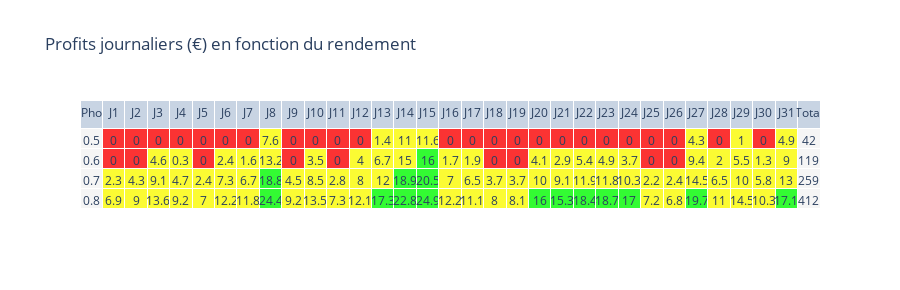

Write notebook code for a chart like this one.
### Code cell
visualize_profit(df,pho=[0.5,0.6,0.7,0.8])

### Figure 1 — Plotly figure (JSON) as saved in the notebook; plotly's stock layout.template omitted (floating-point values rounded to 4 significant figures; data arrays with more than 128 entries replaced by an {"elided": "..."} marker saying what was removed)
{"data": [{"cells": {"fill": {"color": ["rgb(245, 245, 245)", ["rgba(250,0, 0, 0.8)", "rgba(250,0, 0, 0.8)", "rgba(250, 250, 0, 0.8)", "rgba(250, 250, 0, 0.8)"], ["rgba(250,0, 0, 0.8)", "rgba(250,0, 0, 0.8)", "rgba(250, 250, 0, 0.8)", "rgba(250, 250, 0, 0.8)"], ["rgba(250,0, 0, 0.8)", "rgba(250, 250, 0, 0.8)", "rgba(250, 250, 0, 0.8)", "rgba(250, 250, 0, 0.8)"], ["rgba(250,0, 0, 0.8)", "rgba(250, 250, 0, 0.8)", "rgba(250, 250, 0, 0.8)", "rgba(250, 250, 0, 0.8)"], ["rgba(250,0, 0, 0.8)", "rgba(250,0, 0, 0.8)", "rgba(250, 250, 0, 0.8)", "rgba(250, 250, 0, 0.8)"], ["rgba(250,0, 0, 0.8)", "rgba(250, 250, 0, 0.8)", "rgba(250, 250, 0, 0.8)", "rgba(250, 250, 0, 0.8)"], ["rgba(250,0, 0, 0.8)", "rgba(250, 250, 0, 0.8)", "rgba(250, 250, 0, 0.8)", "rgba(250, 250, 0, 0.8)"], ["rgba(250, 250, 0, 0.8)", "rgba(250, 250, 0, 0.8)", "rgba(0, 250, 0, 0.8)", "rgba(0, 250, 0, 0.8)"], ["rgba(250,0, 0, 0.8)", "rgba(250,0, 0, 0.8)", "rgba(250, 250, 0, 0.8)", "rgba(250, 250, 0, 0.8)"], ["rgba(250,0, 0, 0.8)", "rgba(250, 250, 0, 0.8)", "rgba(250, 250, 0, 0.8)", "rgba(250, 250, 0, 0.8)"], ["rgba(250,0, 0, 0.8)", "rgba(250,0, 0, 0.8)", "rgba(250, 250, 0, 0.8)", "rgba(250, 250, 0, 0.8)"], ["rgba(250,0, 0, 0.8)", "rgba(250, 250, 0, 0.8)", "rgba(250, 250, 0, 0.8)", "rgba(250, 250, 0, 0.8)"], ["rgba(250, 250, 0, 0.8)", "rgba(250, 250, 0, 0.8)", "rgba(250, 250, 0, 0.8)", "rgba(0, 250, 0, 0.8)"], ["rgba(250, 250, 0, 0.8)", "rgba(250, 250, 0, 0.8)", "rgba(0, 250, 0, 0.8)", "rgba(0, 250, 0, 0.8)"], ["rgba(250, 250, 0, 0.8)", "rgba(0, 250, 0, 0.8)", "rgba(0, 250, 0, 0.8)", "rgba(0, 250, 0, 0.8)"], ["rgba(250,0, 0, 0.8)", "rgba(250, 250, 0, 0.8)", "rgba(250, 250, 0, 0.8)", "rgba(250, 250, 0, 0.8)"], ["rgba(250,0, 0, 0.8)", "rgba(250, 250, 0, 0.8)", "rgba(250, 250, 0, 0.8)", "rgba(250, 250, 0, 0.8)"], ["rgba(250,0, 0, 0.8)", "rgba(250,0, 0, 0.8)", "rgba(250, 250, 0, 0.8)", "rgba(250, 250, 0, 0.8)"], ["rgba(250,0, 0, 0.8)", "rgba(250,0, 0, 0.8)", "rgba(250, 250, 0, 0.8)", "rgba(250, 250, 0, 0.8)"], ["rgba(250,0, 0, 0.8)", "rgba(250, 250, 0, 0.8)", "rgba(250, 250, 0, 0.8)", "rgba(0, 250, 0, 0.8)"], ["rgba(250,0, 0, 0.8)", "rgba(250, 250, 0, 0.8)", "rgba(250, 250, 0, 0.8)", "rgba(0, 250, 0, 0.8)"], ["rgba(250,0, 0, 0.8)", "rgba(250, 250, 0, 0.8)", "rgba(250, 250, 0, 0.8)", "rgba(0, 250, 0, 0.8)"], ["rgba(250,0, 0, 0.8)", "rgba(250, 250, 0, 0.8)", "rgba(250, 250, 0, 0.8)", "rgba(0, 250, 0, 0.8)"], ["rgba(250,0, 0, 0.8)", "rgba(250, 250, 0, 0.8)", "rgba(250, 250, 0, 0.8)", "rgba(0, 250, 0, 0.8)"], ["rgba(250,0, 0, 0.8)", "rgba(250,0, 0, 0.8)", "rgba(250, 250, 0, 0.8)", "rgba(250, 250, 0, 0.8)"], ["rgba(250,0, 0, 0.8)", "rgba(250,0, 0, 0.8)", "rgba(250, 250, 0, 0.8)", "rgba(250, 250, 0, 0.8)"], ["rgba(250, 250, 0, 0.8)", "rgba(250, 250, 0, 0.8)", "rgba(250, 250, 0, 0.8)", "rgba(0, 250, 0, 0.8)"], ["rgba(250,0, 0, 0.8)", "rgba(250, 250, 0, 0.8)", "rgba(250, 250, 0, 0.8)", "rgba(250, 250, 0, 0.8)"], ["rgba(250, 250, 0, 0.8)", "rgba(250, 250, 0, 0.8)", "rgba(250, 250, 0, 0.8)", "rgba(250, 250, 0, 0.8)"], ["rgba(250,0, 0, 0.8)", "rgba(250, 250, 0, 0.8)", "rgba(250, 250, 0, 0.8)", "rgba(250, 250, 0, 0.8)"], ["rgba(250, 250, 0, 0.8)", "rgba(250, 250, 0, 0.8)", "rgba(250, 250, 0, 0.8)", "rgba(0, 250, 0, 0.8)"], "rgb(245, 245, 245)"]}, "values": {"elided": "33x4 float values"}}, "header": {"values": ["Pho", "J1", "J2", "J3", "J4", "J5", "J6", "J7", "J8", "J9", "J10", "J11", "J12", "J13", "J14", "J15", "J16", "J17", "J18", "J19", "J20", "J21", "J22", "J23", "J24", "J25", "J26", "J27", "J28", "J29", "J30", "J31", "Total"]}, "type": "table"}], "layout": {"height": 290, "title": {"text": "Profits journaliers (€) en fonction du rendement"}}}
